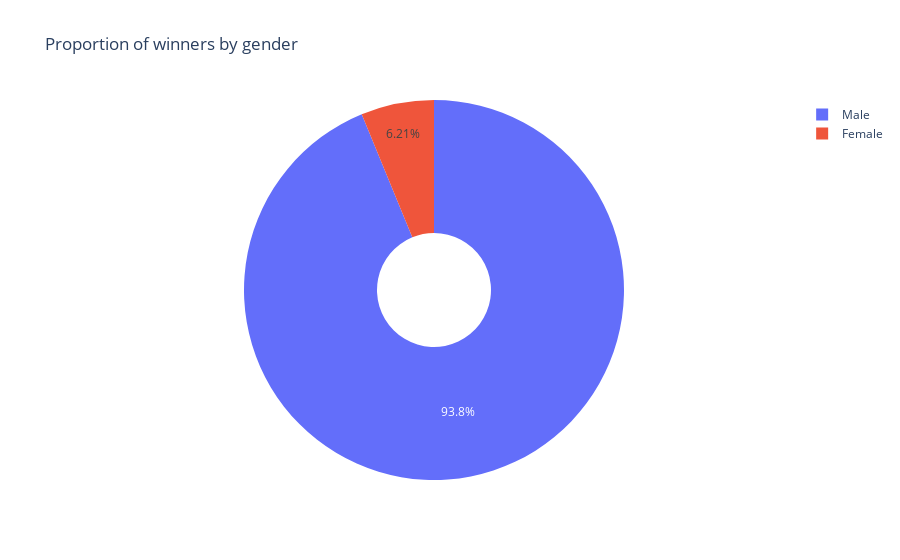

Notebook code cell kept with this figure:
### Markdown cell above
**Challenge**: Create a [donut chart using plotly](https://plotly.com/python/pie-charts/) which shows how many prizes went to men compared to how many prizes went to women. What percentage of all the prizes went to women?

### Code cell
genders = df_data["sex"].value_counts()
fig = px.pie(
    labels=genders.index,
    values=genders.values,
    names=genders.index,
    hole=0.3,
    title="Proportion of winners by gender",
)
fig.show()

### Figure 1 — Plotly figure (JSON) as saved in the notebook; plotly's stock layout.template omitted (floating-point values rounded to 4 significant figures)
{"data": [{"domain": {"x": [0, 1], "y": [0, 1]}, "hole": 0.3, "hovertemplate": "label=%{label}<br>value=%{value}<extra></extra>", "labels": ["Male", "Female"], "legendgroup": "", "name": "", "showlegend": true, "type": "pie", "values": [876, 58]}], "layout": {"legend": {"tracegroupgap": 0}, "title": {"text": "Proportion of winners by gender"}}}
